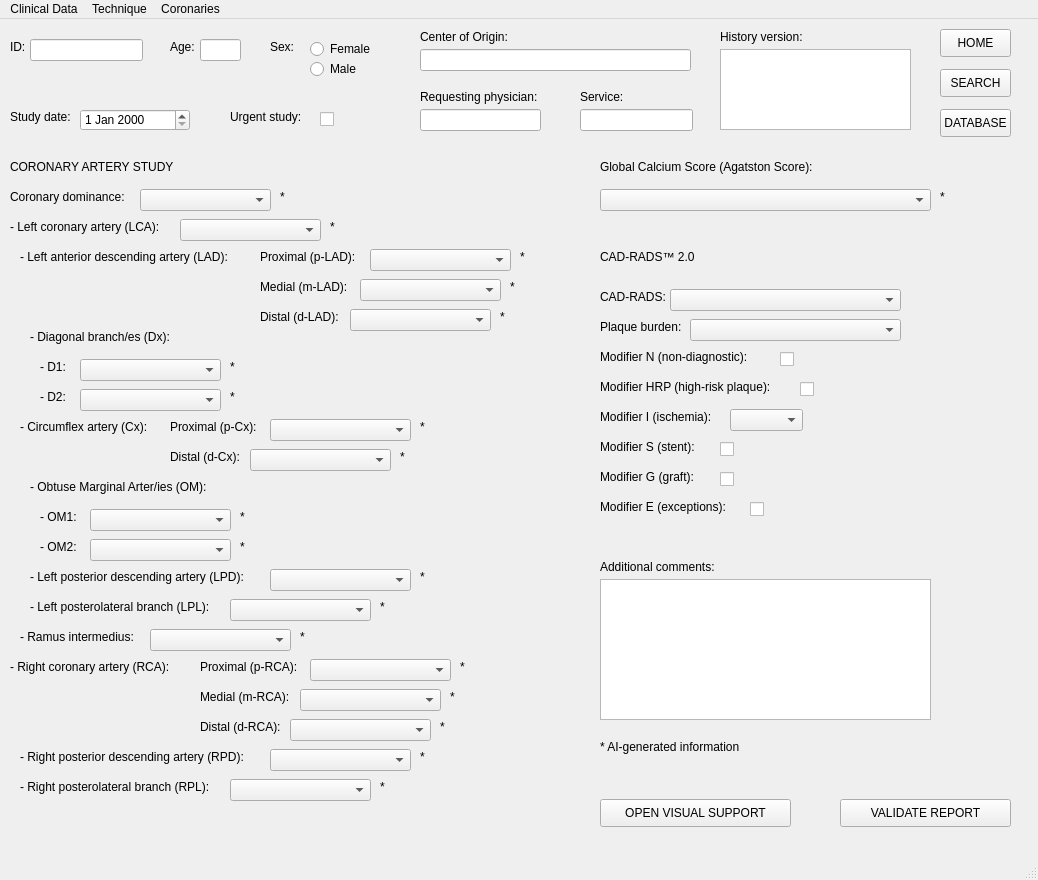
<?xml version="1.0" encoding="UTF-8"?>
<ui version="4.0">
 <class>Coronaries_Report</class>
 <widget class="QMainWindow" name="Coronaries_Report">
  <property name="geometry">
   <rect>
    <x>0</x>
    <y>0</y>
    <width>1038</width>
    <height>880</height>
   </rect>
  </property>
  <property name="windowTitle">
   <string>Coronaries_Report</string>
  </property>
  <widget class="QWidget" name="centralwidget">
   <widget class="QLabel" name="labelID">
    <property name="geometry">
     <rect>
      <x>10</x>
      <y>20</y>
      <width>55</width>
      <height>16</height>
     </rect>
    </property>
    <property name="text">
     <string>ID:</string>
    </property>
   </widget>
   <widget class="QLineEdit" name="textID">
    <property name="geometry">
     <rect>
      <x>30</x>
      <y>20</y>
      <width>113</width>
      <height>22</height>
     </rect>
    </property>
   </widget>
   <widget class="QLabel" name="labelDate">
    <property name="geometry">
     <rect>
      <x>10</x>
      <y>90</y>
      <width>81</width>
      <height>16</height>
     </rect>
    </property>
    <property name="text">
     <string>Study date:</string>
    </property>
   </widget>
   <widget class="QDateEdit" name="dateStudy">
    <property name="geometry">
     <rect>
      <x>80</x>
      <y>90</y>
      <width>110</width>
      <height>22</height>
     </rect>
    </property>
   </widget>
   <widget class="QLabel" name="labelAge">
    <property name="geometry">
     <rect>
      <x>170</x>
      <y>20</y>
      <width>55</width>
      <height>16</height>
     </rect>
    </property>
    <property name="text">
     <string>Age:</string>
    </property>
   </widget>
   <widget class="QLineEdit" name="textAge">
    <property name="geometry">
     <rect>
      <x>200</x>
      <y>20</y>
      <width>41</width>
      <height>22</height>
     </rect>
    </property>
   </widget>
   <widget class="QLabel" name="labelSex">
    <property name="geometry">
     <rect>
      <x>270</x>
      <y>20</y>
      <width>55</width>
      <height>16</height>
     </rect>
    </property>
    <property name="text">
     <string>Sex:</string>
    </property>
   </widget>
   <widget class="QRadioButton" name="FemaleSex">
    <property name="geometry">
     <rect>
      <x>310</x>
      <y>20</y>
      <width>95</width>
      <height>20</height>
     </rect>
    </property>
    <property name="text">
     <string>Female</string>
    </property>
   </widget>
   <widget class="QRadioButton" name="MaleSex">
    <property name="geometry">
     <rect>
      <x>310</x>
      <y>40</y>
      <width>95</width>
      <height>20</height>
     </rect>
    </property>
    <property name="text">
     <string>Male</string>
    </property>
   </widget>
   <widget class="QLabel" name="labelUrgent">
    <property name="geometry">
     <rect>
      <x>230</x>
      <y>90</y>
      <width>81</width>
      <height>16</height>
     </rect>
    </property>
    <property name="text">
     <string>Urgent study:</string>
    </property>
   </widget>
   <widget class="QCheckBox" name="UrgentStudy">
    <property name="geometry">
     <rect>
      <x>320</x>
      <y>90</y>
      <width>81</width>
      <height>20</height>
     </rect>
    </property>
    <property name="text">
     <string/>
    </property>
   </widget>
   <widget class="QLabel" name="labelHospital">
    <property name="geometry">
     <rect>
      <x>420</x>
      <y>10</y>
      <width>101</width>
      <height>16</height>
     </rect>
    </property>
    <property name="text">
     <string>Center of Origin:</string>
    </property>
   </widget>
   <widget class="QLabel" name="labelPhysician">
    <property name="geometry">
     <rect>
      <x>420</x>
      <y>70</y>
      <width>181</width>
      <height>16</height>
     </rect>
    </property>
    <property name="text">
     <string>Requesting physician:</string>
    </property>
   </widget>
   <widget class="QLineEdit" name="textHospital">
    <property name="geometry">
     <rect>
      <x>420</x>
      <y>30</y>
      <width>271</width>
      <height>22</height>
     </rect>
    </property>
   </widget>
   <widget class="QLineEdit" name="textPhysician">
    <property name="geometry">
     <rect>
      <x>420</x>
      <y>90</y>
      <width>121</width>
      <height>22</height>
     </rect>
    </property>
   </widget>
   <widget class="QLabel" name="labelService">
    <property name="geometry">
     <rect>
      <x>580</x>
      <y>70</y>
      <width>81</width>
      <height>16</height>
     </rect>
    </property>
    <property name="text">
     <string>Service:</string>
    </property>
   </widget>
   <widget class="QLineEdit" name="textService">
    <property name="geometry">
     <rect>
      <x>580</x>
      <y>90</y>
      <width>113</width>
      <height>22</height>
     </rect>
    </property>
   </widget>
   <widget class="QLabel" name="labelHistory">
    <property name="geometry">
     <rect>
      <x>720</x>
      <y>10</y>
      <width>101</width>
      <height>16</height>
     </rect>
    </property>
    <property name="text">
     <string>History version:</string>
    </property>
   </widget>
   <widget class="QListView" name="History">
    <property name="geometry">
     <rect>
      <x>720</x>
      <y>30</y>
      <width>191</width>
      <height>81</height>
     </rect>
    </property>
   </widget>
   <widget class="QPushButton" name="buttonHOME">
    <property name="geometry">
     <rect>
      <x>940</x>
      <y>10</y>
      <width>71</width>
      <height>28</height>
     </rect>
    </property>
    <property name="text">
     <string>HOME</string>
    </property>
   </widget>
   <widget class="QPushButton" name="buttonSEARCH">
    <property name="geometry">
     <rect>
      <x>940</x>
      <y>50</y>
      <width>71</width>
      <height>28</height>
     </rect>
    </property>
    <property name="text">
     <string>SEARCH</string>
    </property>
   </widget>
   <widget class="QPushButton" name="buttonDATABASE">
    <property name="geometry">
     <rect>
      <x>940</x>
      <y>90</y>
      <width>71</width>
      <height>28</height>
     </rect>
    </property>
    <property name="text">
     <string>DATABASE</string>
    </property>
   </widget>
   <widget class="QLabel" name="labelCoronaryStudy">
    <property name="geometry">
     <rect>
      <x>10</x>
      <y>140</y>
      <width>191</width>
      <height>16</height>
     </rect>
    </property>
    <property name="text">
     <string>CORONARY ARTERY STUDY</string>
    </property>
   </widget>
   <widget class="QLabel" name="label">
    <property name="geometry">
     <rect>
      <x>10</x>
      <y>170</y>
      <width>131</width>
      <height>16</height>
     </rect>
    </property>
    <property name="text">
     <string>Coronary dominance:</string>
    </property>
   </widget>
   <widget class="QLabel" name="label_2">
    <property name="geometry">
     <rect>
      <x>10</x>
      <y>200</y>
      <width>181</width>
      <height>16</height>
     </rect>
    </property>
    <property name="text">
     <string>- Left coronary artery (LCA):</string>
    </property>
   </widget>
   <widget class="QLabel" name="label_3">
    <property name="geometry">
     <rect>
      <x>20</x>
      <y>230</y>
      <width>231</width>
      <height>16</height>
     </rect>
    </property>
    <property name="text">
     <string>- Left anterior descending artery (LAD):</string>
    </property>
   </widget>
   <widget class="QLabel" name="label_4">
    <property name="geometry">
     <rect>
      <x>30</x>
      <y>310</y>
      <width>231</width>
      <height>16</height>
     </rect>
    </property>
    <property name="text">
     <string>- Diagonal branch/es (Dx):</string>
    </property>
   </widget>
   <widget class="QLabel" name="label_5">
    <property name="geometry">
     <rect>
      <x>260</x>
      <y>230</y>
      <width>111</width>
      <height>16</height>
     </rect>
    </property>
    <property name="text">
     <string>Proximal (p-LAD):</string>
    </property>
   </widget>
   <widget class="QLabel" name="label_6">
    <property name="geometry">
     <rect>
      <x>260</x>
      <y>260</y>
      <width>111</width>
      <height>16</height>
     </rect>
    </property>
    <property name="text">
     <string>Medial (m-LAD):</string>
    </property>
   </widget>
   <widget class="QLabel" name="label_7">
    <property name="geometry">
     <rect>
      <x>260</x>
      <y>290</y>
      <width>111</width>
      <height>16</height>
     </rect>
    </property>
    <property name="text">
     <string>Distal (d-LAD):</string>
    </property>
   </widget>
   <widget class="QLabel" name="label_8">
    <property name="geometry">
     <rect>
      <x>40</x>
      <y>340</y>
      <width>231</width>
      <height>16</height>
     </rect>
    </property>
    <property name="text">
     <string>- D1: </string>
    </property>
   </widget>
   <widget class="QLabel" name="label_9">
    <property name="geometry">
     <rect>
      <x>40</x>
      <y>370</y>
      <width>231</width>
      <height>16</height>
     </rect>
    </property>
    <property name="text">
     <string>- D2: </string>
    </property>
   </widget>
   <widget class="QLabel" name="label_10">
    <property name="geometry">
     <rect>
      <x>20</x>
      <y>400</y>
      <width>231</width>
      <height>16</height>
     </rect>
    </property>
    <property name="text">
     <string>- Circumflex artery (Cx):</string>
    </property>
   </widget>
   <widget class="QLabel" name="label_11">
    <property name="geometry">
     <rect>
      <x>170</x>
      <y>430</y>
      <width>111</width>
      <height>16</height>
     </rect>
    </property>
    <property name="text">
     <string>Distal (d-Cx):</string>
    </property>
   </widget>
   <widget class="QLabel" name="label_12">
    <property name="geometry">
     <rect>
      <x>170</x>
      <y>400</y>
      <width>111</width>
      <height>16</height>
     </rect>
    </property>
    <property name="text">
     <string>Proximal (p-Cx):</string>
    </property>
   </widget>
   <widget class="QLabel" name="label_14">
    <property name="geometry">
     <rect>
      <x>40</x>
      <y>520</y>
      <width>231</width>
      <height>16</height>
     </rect>
    </property>
    <property name="text">
     <string>- OM2: </string>
    </property>
   </widget>
   <widget class="QLabel" name="label_15">
    <property name="geometry">
     <rect>
      <x>30</x>
      <y>460</y>
      <width>231</width>
      <height>16</height>
     </rect>
    </property>
    <property name="text">
     <string>- Obtuse Marginal Arter/ies (OM):</string>
    </property>
   </widget>
   <widget class="QLabel" name="label_16">
    <property name="geometry">
     <rect>
      <x>40</x>
      <y>490</y>
      <width>231</width>
      <height>16</height>
     </rect>
    </property>
    <property name="text">
     <string>- OM1: </string>
    </property>
   </widget>
   <widget class="QLabel" name="label_17">
    <property name="geometry">
     <rect>
      <x>20</x>
      <y>610</y>
      <width>231</width>
      <height>16</height>
     </rect>
    </property>
    <property name="text">
     <string>- Ramus intermedius: </string>
    </property>
   </widget>
   <widget class="QLabel" name="label_18">
    <property name="geometry">
     <rect>
      <x>30</x>
      <y>550</y>
      <width>241</width>
      <height>16</height>
     </rect>
    </property>
    <property name="text">
     <string>- Left posterior descending artery (LPD):</string>
    </property>
   </widget>
   <widget class="QLabel" name="label_19">
    <property name="geometry">
     <rect>
      <x>30</x>
      <y>580</y>
      <width>211</width>
      <height>16</height>
     </rect>
    </property>
    <property name="text">
     <string>- Left posterolateral branch (LPL):</string>
    </property>
   </widget>
   <widget class="QLabel" name="label_20">
    <property name="geometry">
     <rect>
      <x>200</x>
      <y>700</y>
      <width>111</width>
      <height>16</height>
     </rect>
    </property>
    <property name="text">
     <string>Distal (d-RCA):</string>
    </property>
   </widget>
   <widget class="QLabel" name="label_21">
    <property name="geometry">
     <rect>
      <x>10</x>
      <y>640</y>
      <width>231</width>
      <height>16</height>
     </rect>
    </property>
    <property name="text">
     <string>- Right coronary artery (RCA):</string>
    </property>
   </widget>
   <widget class="QLabel" name="label_22">
    <property name="geometry">
     <rect>
      <x>200</x>
      <y>640</y>
      <width>111</width>
      <height>16</height>
     </rect>
    </property>
    <property name="text">
     <string>Proximal (p-RCA):</string>
    </property>
   </widget>
   <widget class="QLabel" name="label_23">
    <property name="geometry">
     <rect>
      <x>200</x>
      <y>670</y>
      <width>111</width>
      <height>16</height>
     </rect>
    </property>
    <property name="text">
     <string>Medial (m-RCA):</string>
    </property>
   </widget>
   <widget class="QLabel" name="label_24">
    <property name="geometry">
     <rect>
      <x>20</x>
      <y>760</y>
      <width>211</width>
      <height>16</height>
     </rect>
    </property>
    <property name="text">
     <string>- Right posterolateral branch (RPL):</string>
    </property>
   </widget>
   <widget class="QLabel" name="label_25">
    <property name="geometry">
     <rect>
      <x>20</x>
      <y>730</y>
      <width>241</width>
      <height>16</height>
     </rect>
    </property>
    <property name="text">
     <string>- Right posterior descending artery (RPD):</string>
    </property>
   </widget>
   <widget class="QComboBox" name="optionDominance">
    <property name="geometry">
     <rect>
      <x>140</x>
      <y>170</y>
      <width>131</width>
      <height>22</height>
     </rect>
    </property>
    <item>
     <property name="text">
      <string/>
     </property>
    </item>
    <item>
     <property name="text">
      <string>Right dominance</string>
     </property>
    </item>
    <item>
     <property name="text">
      <string>Left dominance</string>
     </property>
    </item>
    <item>
     <property name="text">
      <string>Codominance</string>
     </property>
    </item>
   </widget>
   <widget class="QComboBox" name="optionLCA">
    <property name="geometry">
     <rect>
      <x>180</x>
      <y>200</y>
      <width>141</width>
      <height>22</height>
     </rect>
    </property>
    <item>
     <property name="text">
      <string/>
     </property>
    </item>
    <item>
     <property name="text">
      <string>0% No CAD</string>
     </property>
    </item>
    <item>
     <property name="text">
      <string>1-24% Minimal</string>
     </property>
    </item>
    <item>
     <property name="text">
      <string>25-49% Mild</string>
     </property>
    </item>
    <item>
     <property name="text">
      <string>50-69% Moderate</string>
     </property>
    </item>
    <item>
     <property name="text">
      <string>70-99% Severe</string>
     </property>
    </item>
    <item>
     <property name="text">
      <string>100% Occluded</string>
     </property>
    </item>
    <item>
     <property name="text">
      <string>NA</string>
     </property>
    </item>
   </widget>
   <widget class="QComboBox" name="optionpLAD">
    <property name="geometry">
     <rect>
      <x>370</x>
      <y>230</y>
      <width>141</width>
      <height>22</height>
     </rect>
    </property>
    <item>
     <property name="text">
      <string/>
     </property>
    </item>
    <item>
     <property name="text">
      <string>0% No CAD</string>
     </property>
    </item>
    <item>
     <property name="text">
      <string>1-24% Minimal</string>
     </property>
    </item>
    <item>
     <property name="text">
      <string>25-49% Mild</string>
     </property>
    </item>
    <item>
     <property name="text">
      <string>50-69% Moderate</string>
     </property>
    </item>
    <item>
     <property name="text">
      <string>70-99% Severe</string>
     </property>
    </item>
    <item>
     <property name="text">
      <string>100% Occluded</string>
     </property>
    </item>
    <item>
     <property name="text">
      <string>NA</string>
     </property>
    </item>
   </widget>
   <widget class="QComboBox" name="optionmLAD">
    <property name="geometry">
     <rect>
      <x>360</x>
      <y>260</y>
      <width>141</width>
      <height>22</height>
     </rect>
    </property>
    <item>
     <property name="text">
      <string/>
     </property>
    </item>
    <item>
     <property name="text">
      <string>0% No CAD</string>
     </property>
    </item>
    <item>
     <property name="text">
      <string>1-24% Minimal</string>
     </property>
    </item>
    <item>
     <property name="text">
      <string>25-49% Mild</string>
     </property>
    </item>
    <item>
     <property name="text">
      <string>50-69% Moderate</string>
     </property>
    </item>
    <item>
     <property name="text">
      <string>70-99% Severe</string>
     </property>
    </item>
    <item>
     <property name="text">
      <string>100% Occluded</string>
     </property>
    </item>
    <item>
     <property name="text">
      <string>NA</string>
     </property>
    </item>
   </widget>
   <widget class="QComboBox" name="optiondLAD">
    <property name="geometry">
     <rect>
      <x>350</x>
      <y>290</y>
      <width>141</width>
      <height>22</height>
     </rect>
    </property>
    <item>
     <property name="text">
      <string/>
     </property>
    </item>
    <item>
     <property name="text">
      <string>0% No CAD</string>
     </property>
    </item>
    <item>
     <property name="text">
      <string>1-24% Minimal</string>
     </property>
    </item>
    <item>
     <property name="text">
      <string>25-49% Mild</string>
     </property>
    </item>
    <item>
     <property name="text">
      <string>50-69% Moderate</string>
     </property>
    </item>
    <item>
     <property name="text">
      <string>70-99% Severe</string>
     </property>
    </item>
    <item>
     <property name="text">
      <string>100% Occluded</string>
     </property>
    </item>
    <item>
     <property name="text">
      <string>NA</string>
     </property>
    </item>
   </widget>
   <widget class="QComboBox" name="optionD1">
    <property name="geometry">
     <rect>
      <x>80</x>
      <y>340</y>
      <width>141</width>
      <height>22</height>
     </rect>
    </property>
    <item>
     <property name="text">
      <string/>
     </property>
    </item>
    <item>
     <property name="text">
      <string>0% No CAD</string>
     </property>
    </item>
    <item>
     <property name="text">
      <string>1-24% Minimal</string>
     </property>
    </item>
    <item>
     <property name="text">
      <string>25-49% Mild</string>
     </property>
    </item>
    <item>
     <property name="text">
      <string>50-69% Moderate</string>
     </property>
    </item>
    <item>
     <property name="text">
      <string>70-99% Severe</string>
     </property>
    </item>
    <item>
     <property name="text">
      <string>100% Occluded</string>
     </property>
    </item>
    <item>
     <property name="text">
      <string>NA</string>
     </property>
    </item>
   </widget>
   <widget class="QComboBox" name="optionD2">
    <property name="geometry">
     <rect>
      <x>80</x>
      <y>370</y>
      <width>141</width>
      <height>22</height>
     </rect>
    </property>
    <item>
     <property name="text">
      <string/>
     </property>
    </item>
    <item>
     <property name="text">
      <string>0% No CAD</string>
     </property>
    </item>
    <item>
     <property name="text">
      <string>1-24% Minimal</string>
     </property>
    </item>
    <item>
     <property name="text">
      <string>25-49% Mild</string>
     </property>
    </item>
    <item>
     <property name="text">
      <string>50-69% Moderate</string>
     </property>
    </item>
    <item>
     <property name="text">
      <string>70-99% Severe</string>
     </property>
    </item>
    <item>
     <property name="text">
      <string>100% Occluded</string>
     </property>
    </item>
    <item>
     <property name="text">
      <string>NA</string>
     </property>
    </item>
   </widget>
   <widget class="QComboBox" name="optionpCx">
    <property name="geometry">
     <rect>
      <x>270</x>
      <y>400</y>
      <width>141</width>
      <height>22</height>
     </rect>
    </property>
    <item>
     <property name="text">
      <string/>
     </property>
    </item>
    <item>
     <property name="text">
      <string>0% No CAD</string>
     </property>
    </item>
    <item>
     <property name="text">
      <string>1-24% Minimal</string>
     </property>
    </item>
    <item>
     <property name="text">
      <string>25-49% Mild</string>
     </property>
    </item>
    <item>
     <property name="text">
      <string>50-69% Moderate</string>
     </property>
    </item>
    <item>
     <property name="text">
      <string>70-99% Severe</string>
     </property>
    </item>
    <item>
     <property name="text">
      <string>100% Occluded</string>
     </property>
    </item>
    <item>
     <property name="text">
      <string>NA</string>
     </property>
    </item>
   </widget>
   <widget class="QComboBox" name="optiondCx">
    <property name="geometry">
     <rect>
      <x>250</x>
      <y>430</y>
      <width>141</width>
      <height>22</height>
     </rect>
    </property>
    <item>
     <property name="text">
      <string/>
     </property>
    </item>
    <item>
     <property name="text">
      <string>0% No CAD</string>
     </property>
    </item>
    <item>
     <property name="text">
      <string>1-24% Minimal</string>
     </property>
    </item>
    <item>
     <property name="text">
      <string>25-49% Mild</string>
     </property>
    </item>
    <item>
     <property name="text">
      <string>50-69% Moderate</string>
     </property>
    </item>
    <item>
     <property name="text">
      <string>70-99% Severe</string>
     </property>
    </item>
    <item>
     <property name="text">
      <string>100% Occluded</string>
     </property>
    </item>
    <item>
     <property name="text">
      <string>NA</string>
     </property>
    </item>
   </widget>
   <widget class="QComboBox" name="optionOM1">
    <property name="geometry">
     <rect>
      <x>90</x>
      <y>490</y>
      <width>141</width>
      <height>22</height>
     </rect>
    </property>
    <item>
     <property name="text">
      <string/>
     </property>
    </item>
    <item>
     <property name="text">
      <string>0% No CAD</string>
     </property>
    </item>
    <item>
     <property name="text">
      <string>1-24% Minimal</string>
     </property>
    </item>
    <item>
     <property name="text">
      <string>25-49% Mild</string>
     </property>
    </item>
    <item>
     <property name="text">
      <string>50-69% Moderate</string>
     </property>
    </item>
    <item>
     <property name="text">
      <string>70-99% Severe</string>
     </property>
    </item>
    <item>
     <property name="text">
      <string>100% Occluded</string>
     </property>
    </item>
    <item>
     <property name="text">
      <string>NA</string>
     </property>
    </item>
   </widget>
   <widget class="QComboBox" name="optionOM2">
    <property name="geometry">
     <rect>
      <x>90</x>
      <y>520</y>
      <width>141</width>
      <height>22</height>
     </rect>
    </property>
    <item>
     <property name="text">
      <string/>
     </property>
    </item>
    <item>
     <property name="text">
      <string>0% No CAD</string>
     </property>
    </item>
    <item>
     <property name="text">
      <string>1-24% Minimal</string>
     </property>
    </item>
    <item>
     <property name="text">
      <string>25-49% Mild</string>
     </property>
    </item>
    <item>
     <property name="text">
      <string>50-69% Moderate</string>
     </property>
    </item>
    <item>
     <property name="text">
      <string>70-99% Severe</string>
     </property>
    </item>
    <item>
     <property name="text">
      <string>100% Occluded</string>
     </property>
    </item>
    <item>
     <property name="text">
      <string>NA</string>
     </property>
    </item>
   </widget>
   <widget class="QComboBox" name="optionLPD">
    <property name="geometry">
     <rect>
      <x>270</x>
      <y>550</y>
      <width>141</width>
      <height>22</height>
     </rect>
    </property>
    <item>
     <property name="text">
      <string/>
     </property>
    </item>
    <item>
     <property name="text">
      <string>0% No CAD</string>
     </property>
    </item>
    <item>
     <property name="text">
      <string>1-24% Minimal</string>
     </property>
    </item>
    <item>
     <property name="text">
      <string>25-49% Mild</string>
     </property>
    </item>
    <item>
     <property name="text">
      <string>50-69% Moderate</string>
     </property>
    </item>
    <item>
     <property name="text">
      <string>70-99% Severe</string>
     </property>
    </item>
    <item>
     <property name="text">
      <string>100% Occluded</string>
     </property>
    </item>
    <item>
     <property name="text">
      <string>NA</string>
     </property>
    </item>
   </widget>
   <widget class="QComboBox" name="optionLPL">
    <property name="geometry">
     <rect>
      <x>230</x>
      <y>580</y>
      <width>141</width>
      <height>22</height>
     </rect>
    </property>
    <item>
     <property name="text">
      <string/>
     </property>
    </item>
    <item>
     <property name="text">
      <string>0% No CAD</string>
     </property>
    </item>
    <item>
     <property name="text">
      <string>1-24% Minimal</string>
     </property>
    </item>
    <item>
     <property name="text">
      <string>25-49% Mild</string>
     </property>
    </item>
    <item>
     <property name="text">
      <string>50-69% Moderate</string>
     </property>
    </item>
    <item>
     <property name="text">
      <string>70-99% Severe</string>
     </property>
    </item>
    <item>
     <property name="text">
      <string>100% Occluded</string>
     </property>
    </item>
    <item>
     <property name="text">
      <string>NA</string>
     </property>
    </item>
   </widget>
   <widget class="QComboBox" name="optionRI">
    <property name="geometry">
     <rect>
      <x>150</x>
      <y>610</y>
      <width>141</width>
      <height>22</height>
     </rect>
    </property>
    <item>
     <property name="text">
      <string/>
     </property>
    </item>
    <item>
     <property name="text">
      <string>0% No CAD</string>
     </property>
    </item>
    <item>
     <property name="text">
      <string>1-24% Minimal</string>
     </property>
    </item>
    <item>
     <property name="text">
      <string>25-49% Mild</string>
     </property>
    </item>
    <item>
     <property name="text">
      <string>50-69% Moderate</string>
     </property>
    </item>
    <item>
     <property name="text">
      <string>70-99% Severe</string>
     </property>
    </item>
    <item>
     <property name="text">
      <string>100% Occluded</string>
     </property>
    </item>
    <item>
     <property name="text">
      <string>NA</string>
     </property>
    </item>
   </widget>
   <widget class="QComboBox" name="optionpRCA">
    <property name="geometry">
     <rect>
      <x>310</x>
      <y>640</y>
      <width>141</width>
      <height>22</height>
     </rect>
    </property>
    <item>
     <property name="text">
      <string/>
     </property>
    </item>
    <item>
     <property name="text">
      <string>0% No CAD</string>
     </property>
    </item>
    <item>
     <property name="text">
      <string>1-24% Minimal</string>
     </property>
    </item>
    <item>
     <property name="text">
      <string>25-49% Mild</string>
     </property>
    </item>
    <item>
     <property name="text">
      <string>50-69% Moderate</string>
     </property>
    </item>
    <item>
     <property name="text">
      <string>70-99% Severe</string>
     </property>
    </item>
    <item>
     <property name="text">
      <string>100% Occluded</string>
     </property>
    </item>
    <item>
     <property name="text">
      <string>NA</string>
     </property>
    </item>
   </widget>
   <widget class="QComboBox" name="optionmRCA">
    <property name="geometry">
     <rect>
      <x>300</x>
      <y>670</y>
      <width>141</width>
      <height>22</height>
     </rect>
    </property>
    <item>
     <property name="text">
      <string/>
     </property>
    </item>
    <item>
     <property name="text">
      <string>0% No CAD</string>
     </property>
    </item>
    <item>
     <property name="text">
      <string>1-24% Minimal</string>
     </property>
    </item>
    <item>
     <property name="text">
      <string>25-49% Mild</string>
     </property>
    </item>
    <item>
     <property name="text">
      <string>50-69% Moderate</string>
     </property>
    </item>
    <item>
     <property name="text">
      <string>70-99% Severe</string>
     </property>
    </item>
    <item>
     <property name="text">
      <string>100% Occluded</string>
     </property>
    </item>
    <item>
     <property name="text">
      <string>NA</string>
     </property>
    </item>
   </widget>
   <widget class="QComboBox" name="optiondRCA">
    <property name="geometry">
     <rect>
      <x>290</x>
      <y>700</y>
      <width>141</width>
      <height>22</height>
     </rect>
    </property>
    <item>
     <property name="text">
      <string/>
     </property>
    </item>
    <item>
     <property name="text">
      <string>0% No CAD</string>
     </property>
    </item>
    <item>
     <property name="text">
      <string>1-24% Minimal</string>
     </property>
    </item>
    <item>
     <property name="text">
      <string>25-49% Mild</string>
     </property>
    </item>
    <item>
     <property name="text">
      <string>50-69% Moderate</string>
     </property>
    </item>
    <item>
     <property name="text">
      <string>70-99% Severe</string>
     </property>
    </item>
    <item>
     <property name="text">
      <string>100% Occluded</string>
     </property>
    </item>
    <item>
     <property name="text">
      <string>NA</string>
     </property>
    </item>
   </widget>
   <widget class="QComboBox" name="optionRPD">
    <property name="geometry">
     <rect>
      <x>270</x>
      <y>730</y>
      <width>141</width>
      <height>22</height>
     </rect>
    </property>
    <item>
     <property name="text">
      <string/>
     </property>
    </item>
    <item>
     <property name="text">
      <string>0% No CAD</string>
     </property>
    </item>
    <item>
     <property name="text">
      <string>1-24% Minimal</string>
     </property>
    </item>
    <item>
     <property name="text">
      <string>25-49% Mild</string>
     </property>
    </item>
    <item>
     <property name="text">
      <string>50-69% Moderate</string>
     </property>
    </item>
    <item>
     <property name="text">
      <string>70-99% Severe</string>
     </property>
    </item>
    <item>
     <property name="text">
      <string>100% Occluded</string>
     </property>
    </item>
    <item>
     <property name="text">
      <string>NA</string>
     </property>
    </item>
   </widget>
   <widget class="QComboBox" name="optionRPL">
    <property name="geometry">
     <rect>
      <x>230</x>
      <y>760</y>
      <width>141</width>
      <height>22</height>
     </rect>
    </property>
    <item>
     <property name="text">
      <string/>
     </property>
    </item>
    <item>
     <property name="text">
      <string>0% No CAD</string>
     </property>
    </item>
    <item>
     <property name="text">
      <string>1-24% Minimal</string>
     </property>
    </item>
    <item>
     <property name="text">
      <string>25-49% Mild</string>
     </property>
    </item>
    <item>
     <property name="text">
      <string>50-69% Moderate</string>
     </property>
    </item>
    <item>
     <property name="text">
      <string>70-99% Severe</string>
     </property>
    </item>
    <item>
     <property name="text">
      <string>100% Occluded</string>
     </property>
    </item>
    <item>
     <property name="text">
      <string>NA</string>
     </property>
    </item>
   </widget>
   <widget class="QLabel" name="label_26">
    <property name="geometry">
     <rect>
      <x>600</x>
      <y>140</y>
      <width>251</width>
      <height>16</height>
     </rect>
    </property>
    <property name="text">
     <string>Global Calcium Score (Agatston Score):</string>
    </property>
   </widget>
   <widget class="QComboBox" name="optionCACs">
    <property name="geometry">
     <rect>
      <x>600</x>
      <y>170</y>
      <width>331</width>
      <height>22</height>
     </rect>
    </property>
    <item>
     <property name="text">
      <string/>
     </property>
    </item>
    <item>
     <property name="text">
      <string>0 No Calcium Deposit</string>
     </property>
    </item>
    <item>
     <property name="text">
      <string>1-10 Low Risk</string>
     </property>
    </item>
    <item>
     <property name="text">
      <string>11-100 Mild Calcium Deposit</string>
     </property>
    </item>
    <item>
     <property name="text">
      <string>101-400 Moderate Calcium Deposit</string>
     </property>
    </item>
    <item>
     <property name="text">
      <string>&gt;400 High Risk</string>
     </property>
    </item>
    <item>
     <property name="text">
      <string>NA</string>
     </property>
    </item>
   </widget>
   <widget class="QLabel" name="label_27">
    <property name="geometry">
     <rect>
      <x>600</x>
      <y>230</y>
      <width>131</width>
      <height>16</height>
     </rect>
    </property>
    <property name="text">
     <string>CAD-RADS™ 2.0</string>
    </property>
   </widget>
   <widget class="QLabel" name="label_28">
    <property name="geometry">
     <rect>
      <x>600</x>
      <y>270</y>
      <width>101</width>
      <height>16</height>
     </rect>
    </property>
    <property name="text">
     <string>CAD-RADS:</string>
    </property>
   </widget>
   <widget class="QLabel" name="label_29">
    <property name="geometry">
     <rect>
      <x>600</x>
      <y>300</y>
      <width>101</width>
      <height>16</height>
     </rect>
    </property>
    <property name="text">
     <string>Plaque burden:</string>
    </property>
   </widget>
   <widget class="QLabel" name="label_30">
    <property name="geometry">
     <rect>
      <x>600</x>
      <y>330</y>
      <width>171</width>
      <height>16</height>
     </rect>
    </property>
    <property name="text">
     <string>Modifier N (non-diagnostic):</string>
    </property>
   </widget>
   <widget class="QLabel" name="label_31">
    <property name="geometry">
     <rect>
      <x>600</x>
      <y>360</y>
      <width>201</width>
      <height>16</height>
     </rect>
    </property>
    <property name="text">
     <string>Modifier HRP (high-risk plaque):</string>
    </property>
   </widget>
   <widget class="QLabel" name="label_32">
    <property name="geometry">
     <rect>
      <x>600</x>
      <y>390</y>
      <width>141</width>
      <height>16</height>
     </rect>
    </property>
    <property name="text">
     <string>Modifier I (ischemia):</string>
    </property>
   </widget>
   <widget class="QLabel" name="label_33">
    <property name="geometry">
     <rect>
      <x>600</x>
      <y>420</y>
      <width>131</width>
      <height>16</height>
     </rect>
    </property>
    <property name="text">
     <string>Modifier S (stent):</string>
    </property>
   </widget>
   <widget class="QLabel" name="label_34">
    <property name="geometry">
     <rect>
      <x>600</x>
      <y>450</y>
      <width>131</width>
      <height>16</height>
     </rect>
    </property>
    <property name="text">
     <string>Modifier G (graft):</string>
    </property>
   </widget>
   <widget class="QLabel" name="label_35">
    <property name="geometry">
     <rect>
      <x>600</x>
      <y>480</y>
      <width>151</width>
      <height>16</height>
     </rect>
    </property>
    <property name="text">
     <string>Modifier E (exceptions):</string>
    </property>
   </widget>
   <widget class="QLabel" name="label_36">
    <property name="geometry">
     <rect>
      <x>600</x>
      <y>540</y>
      <width>141</width>
      <height>16</height>
     </rect>
    </property>
    <property name="text">
     <string>Additional comments:</string>
    </property>
   </widget>
   <widget class="QTextEdit" name="textEdit">
    <property name="geometry">
     <rect>
      <x>600</x>
      <y>560</y>
      <width>331</width>
      <height>141</height>
     </rect>
    </property>
   </widget>
   <widget class="QLabel" name="AI_info_label">
    <property name="geometry">
     <rect>
      <x>600</x>
      <y>720</y>
      <width>171</width>
      <height>16</height>
     </rect>
    </property>
    <property name="text">
     <string>* AI-generated information</string>
    </property>
   </widget>
   <widget class="QPushButton" name="ValidateReport">
    <property name="geometry">
     <rect>
      <x>840</x>
      <y>780</y>
      <width>171</width>
      <height>28</height>
     </rect>
    </property>
    <property name="text">
     <string>VALIDATE REPORT</string>
    </property>
   </widget>
   <widget class="QPushButton" name="VisualSupport">
    <property name="geometry">
     <rect>
      <x>600</x>
      <y>780</y>
      <width>191</width>
      <height>28</height>
     </rect>
    </property>
    <property name="text">
     <string>OPEN VISUAL SUPPORT</string>
    </property>
   </widget>
   <widget class="QCheckBox" name="optionN">
    <property name="geometry">
     <rect>
      <x>780</x>
      <y>330</y>
      <width>81</width>
      <height>20</height>
     </rect>
    </property>
    <property name="text">
     <string/>
    </property>
   </widget>
   <widget class="QCheckBox" name="optionHRP">
    <property name="geometry">
     <rect>
      <x>800</x>
      <y>360</y>
      <width>81</width>
      <height>20</height>
     </rect>
    </property>
    <property name="text">
     <string/>
    </property>
   </widget>
   <widget class="QCheckBox" name="optionS">
    <property name="geometry">
     <rect>
      <x>720</x>
      <y>420</y>
      <width>81</width>
      <height>20</height>
     </rect>
    </property>
    <property name="text">
     <string/>
    </property>
   </widget>
   <widget class="QCheckBox" name="optionG">
    <property name="geometry">
     <rect>
      <x>720</x>
      <y>450</y>
      <width>81</width>
      <height>20</height>
     </rect>
    </property>
    <property name="text">
     <string/>
    </property>
   </widget>
   <widget class="QCheckBox" name="optionE">
    <property name="geometry">
     <rect>
      <x>750</x>
      <y>480</y>
      <width>81</width>
      <height>20</height>
     </rect>
    </property>
    <property name="text">
     <string/>
    </property>
   </widget>
   <widget class="QComboBox" name="optionCADRADS">
    <property name="geometry">
     <rect>
      <x>670</x>
      <y>270</y>
      <width>231</width>
      <height>22</height>
     </rect>
    </property>
    <item>
     <property name="text">
      <string/>
     </property>
    </item>
    <item>
     <property name="text">
      <string>0 Absence of CAD</string>
     </property>
    </item>
    <item>
     <property name="text">
      <string>1 Minimal non-obstructive CAD</string>
     </property>
    </item>
    <item>
     <property name="text">
      <string>2 Mild non-obstructive CAD</string>
     </property>
    </item>
    <item>
     <property name="text">
      <string>3 Moderate stenosis</string>
     </property>
    </item>
    <item>
     <property name="text">
      <string>4A Severe stenosis</string>
     </property>
    </item>
    <item>
     <property name="text">
      <string>4B Severe stenosis</string>
     </property>
    </item>
    <item>
     <property name="text">
      <string>5 Total coronary occlusion</string>
     </property>
    </item>
    <item>
     <property name="text">
      <string>N Non-diagnostic study</string>
     </property>
    </item>
   </widget>
   <widget class="QComboBox" name="optionPlaque">
    <property name="geometry">
     <rect>
      <x>690</x>
      <y>300</y>
      <width>211</width>
      <height>22</height>
     </rect>
    </property>
    <item>
     <property name="text">
      <string/>
     </property>
    </item>
    <item>
     <property name="text">
      <string>P1 Mild</string>
     </property>
    </item>
    <item>
     <property name="text">
      <string>P2 Moderate</string>
     </property>
    </item>
    <item>
     <property name="text">
      <string>P3 Severe</string>
     </property>
    </item>
    <item>
     <property name="text">
      <string>P4 Extensive</string>
     </property>
    </item>
   </widget>
   <widget class="QComboBox" name="optionIschemia">
    <property name="geometry">
     <rect>
      <x>730</x>
      <y>390</y>
      <width>73</width>
      <height>22</height>
     </rect>
    </property>
    <item>
     <property name="text">
      <string/>
     </property>
    </item>
    <item>
     <property name="text">
      <string>I+</string>
     </property>
    </item>
    <item>
     <property name="text">
      <string>I-</string>
     </property>
    </item>
    <item>
     <property name="text">
      <string>I+-</string>
     </property>
    </item>
   </widget>
   <widget class="QLabel" name="as11">
    <property name="geometry">
     <rect>
      <x>240</x>
      <y>490</y>
      <width>21</width>
      <height>16</height>
     </rect>
    </property>
    <property name="text">
     <string>*</string>
    </property>
   </widget>
   <widget class="QLabel" name="as12">
    <property name="geometry">
     <rect>
      <x>240</x>
      <y>520</y>
      <width>21</width>
      <height>16</height>
     </rect>
    </property>
    <property name="text">
     <string>*</string>
    </property>
   </widget>
   <widget class="QLabel" name="as9">
    <property name="geometry">
     <rect>
      <x>420</x>
      <y>400</y>
      <width>21</width>
      <height>16</height>
     </rect>
    </property>
    <property name="text">
     <string>*</string>
    </property>
   </widget>
   <widget class="QLabel" name="as10">
    <property name="geometry">
     <rect>
      <x>400</x>
      <y>430</y>
      <width>21</width>
      <height>16</height>
     </rect>
    </property>
    <property name="text">
     <string>*</string>
    </property>
   </widget>
   <widget class="QLabel" name="as7">
    <property name="geometry">
     <rect>
      <x>230</x>
      <y>340</y>
      <width>21</width>
      <height>16</height>
     </rect>
    </property>
    <property name="text">
     <string>*</string>
    </property>
   </widget>
   <widget class="QLabel" name="as8">
    <property name="geometry">
     <rect>
      <x>230</x>
      <y>370</y>
      <width>21</width>
      <height>16</height>
     </rect>
    </property>
    <property name="text">
     <string>*</string>
    </property>
   </widget>
   <widget class="QLabel" name="as4">
    <property name="geometry">
     <rect>
      <x>520</x>
      <y>230</y>
      <width>21</width>
      <height>16</height>
     </rect>
    </property>
    <property name="text">
     <string>*</string>
    </property>
   </widget>
   <widget class="QLabel" name="as5">
    <property name="geometry">
     <rect>
      <x>510</x>
      <y>260</y>
      <width>21</width>
      <height>16</height>
     </rect>
    </property>
    <property name="text">
     <string>*</string>
    </property>
   </widget>
   <widget class="QLabel" name="as6">
    <property name="geometry">
     <rect>
      <x>500</x>
      <y>290</y>
      <width>21</width>
      <height>16</height>
     </rect>
    </property>
    <property name="text">
     <string>*</string>
    </property>
   </widget>
   <widget class="QLabel" name="as1">
    <property name="geometry">
     <rect>
      <x>280</x>
      <y>170</y>
      <width>21</width>
      <height>16</height>
     </rect>
    </property>
    <property name="text">
     <string>*</string>
    </property>
   </widget>
   <widget class="QLabel" name="as3">
    <property name="geometry">
     <rect>
      <x>330</x>
      <y>200</y>
      <width>21</width>
      <height>16</height>
     </rect>
    </property>
    <property name="text">
     <string>*</string>
    </property>
   </widget>
   <widget class="QLabel" name="as13">
    <property name="geometry">
     <rect>
      <x>420</x>
      <y>550</y>
      <width>21</width>
      <height>16</height>
     </rect>
    </property>
    <property name="text">
     <string>*</string>
    </property>
   </widget>
   <widget class="QLabel" name="as14">
    <property name="geometry">
     <rect>
      <x>380</x>
      <y>580</y>
      <width>21</width>
      <height>16</height>
     </rect>
    </property>
    <property name="text">
     <string>*</string>
    </property>
   </widget>
   <widget class="QLabel" name="as15">
    <property name="geometry">
     <rect>
      <x>300</x>
      <y>610</y>
      <width>21</width>
      <height>16</height>
     </rect>
    </property>
    <property name="text">
     <string>*</string>
    </property>
   </widget>
   <widget class="QLabel" name="as16">
    <property name="geometry">
     <rect>
      <x>460</x>
      <y>640</y>
      <width>21</width>
      <height>16</height>
     </rect>
    </property>
    <property name="text">
     <string>*</string>
    </property>
   </widget>
   <widget class="QLabel" name="as17">
    <property name="geometry">
     <rect>
      <x>450</x>
      <y>670</y>
      <width>21</width>
      <height>16</height>
     </rect>
    </property>
    <property name="text">
     <string>*</string>
    </property>
   </widget>
   <widget class="QLabel" name="as18">
    <property name="geometry">
     <rect>
      <x>440</x>
      <y>700</y>
      <width>21</width>
      <height>16</height>
     </rect>
    </property>
    <property name="text">
     <string>*</string>
    </property>
   </widget>
   <widget class="QLabel" name="as19">
    <property name="geometry">
     <rect>
      <x>420</x>
      <y>730</y>
      <width>21</width>
      <height>16</height>
     </rect>
    </property>
    <property name="text">
     <string>*</string>
    </property>
   </widget>
   <widget class="QLabel" name="as20">
    <property name="geometry">
     <rect>
      <x>380</x>
      <y>760</y>
      <width>21</width>
      <height>16</height>
     </rect>
    </property>
    <property name="text">
     <string>*</string>
    </property>
   </widget>
   <widget class="QLabel" name="as2">
    <property name="geometry">
     <rect>
      <x>940</x>
      <y>170</y>
      <width>21</width>
      <height>16</height>
     </rect>
    </property>
    <property name="text">
     <string>*</string>
    </property>
   </widget>
  </widget>
  <widget class="QMenuBar" name="ReportMenu">
   <property name="geometry">
    <rect>
     <x>0</x>
     <y>0</y>
     <width>1038</width>
     <height>26</height>
    </rect>
   </property>
   <widget class="QMenu" name="menuCoronaries">
    <property name="title">
     <string>Coronaries</string>
    </property>
   </widget>
   <widget class="QMenu" name="menuClinical_Data">
    <property name="title">
     <string>Clinical Data</string>
    </property>
   </widget>
   <widget class="QMenu" name="menuTechnique">
    <property name="title">
     <string>Technique</string>
    </property>
   </widget>
   <addaction name="menuClinical_Data"/>
   <addaction name="menuTechnique"/>
   <addaction name="menuCoronaries"/>
  </widget>
  <widget class="QStatusBar" name="statusbar"/>
 </widget>
 <resources/>
 <connections/>
</ui>
